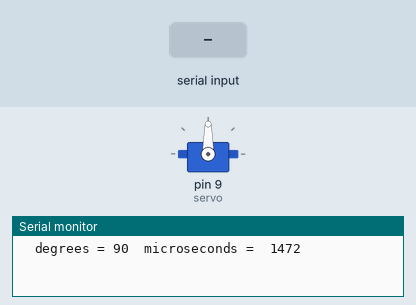
Recording of a sketch running on a simulated Arduino Uno, built with avr-gcc and run on an emulated ATmega328P. Shown: servo, the last lines printed to the serial monitor. The test bench sets the inputs (shaded band).

Above: at 1.2 s.
1.3 s: "90,45\n" received over Serial
At 2.5 s:
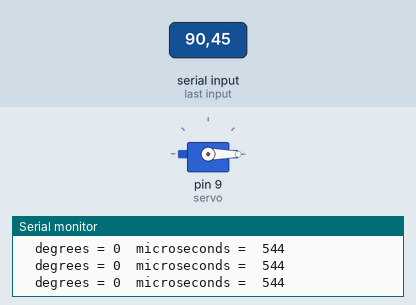
Timing chart, 0 to 4.3 s (numbered marks = the images above; inputs shaded):
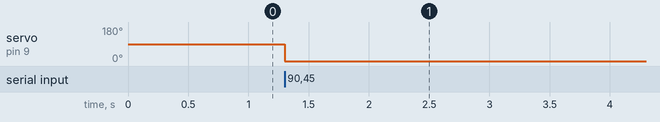

The sketch:

servo-alt-range-test.ino
```cpp
/*
 Try this test sketch with the Servo library to see how your
 servo responds to different settings, type a position from
 544 to 2400 in the top of serial monitor and hit [ENTER],
 start at 1472 and work your way toward zero (544) 50 micros at
 a time, then toward 2400.
*/
#include <Servo.h>
Servo servo;

void setup() {
  // initialize serial:
  Serial.begin(9600); //set serial monitor baud rate to match
  servo.writeMicroseconds(1472);
  servo.attach(9);
  prntIt();
}

void loop() {
  // if there's any serial available, read it:
  while (Serial.available() > 0) {

    // look for the next valid integer in the incoming serial stream:
    int pos = Serial.parseInt();
    pos = constrain(pos, 400, 2400);
    servo.writeMicroseconds(pos);
    prntIt();
  }
}

void prntIt()
{
  Serial.print("  degrees = ");
  Serial.print(servo.read());
  Serial.print("\t");
  Serial.print("microseconds =  ");
  Serial.println(servo.readMicroseconds());
}
```

Measured:
- after the input at 1.3 s, servo on pin 9 (servo): 90° → 0° at once
